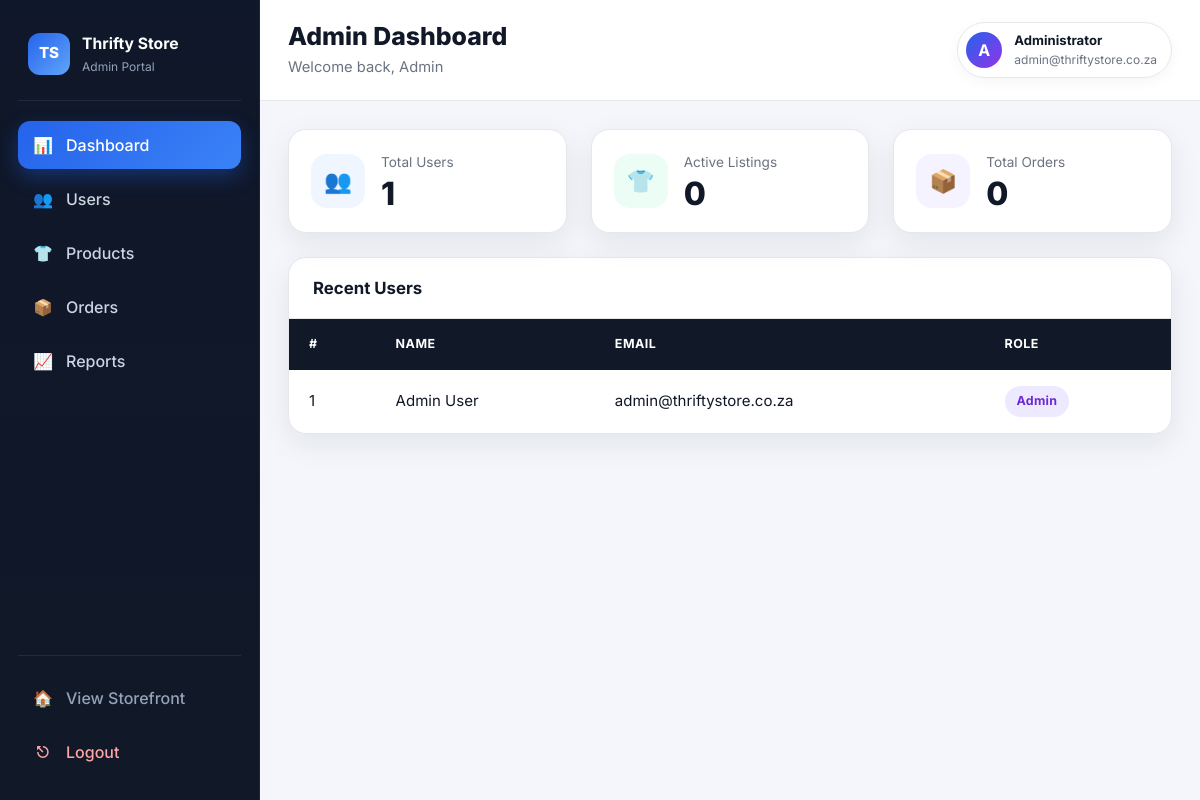
Page /admin/dashboard.php (signed in) on the committed database.
### tables this page shows
CREATE TABLE IF NOT EXISTS users (
    user_id INT AUTO_INCREMENT PRIMARY KEY,
    fullname VARCHAR(100) NOT NULL,
    email VARCHAR(100) UNIQUE NOT NULL,
    password VARCHAR(255) NOT NULL,
    role ENUM('admin','seller','buyer') DEFAULT 'buyer',
    created_at TIMESTAMP DEFAULT CURRENT_TIMESTAMP
);

### includes/paths.php (called while the page is built, shortened)
<?php
function asset_url($path)
{
    $path = str_replace('\\', '/', (string)$path);
    $path = ltrim($path, '/');
    $segments = explode('/', $path);
    $encodedPath = implode('/', array_map('rawurlencode', $segments));
    if (SITE_BASE === '') {
        return '/' . $encodedPath;
    }
    return SITE_BASE . '/' . $encodedPath;
}
function site_url($path = '')
{
    $path = str_replace('\\', '/', (string)$path);
    $path = ltrim($path, '/');
    if (SITE_BASE === '') {
        return '/' . $path;
    }
    return SITE_BASE . '/' . $path;
}

### admin/dashboard.php (the view, shortened to what this page needs)
<?php
include('../includes/config.php');
include('../includes/admin-layout.php');
$userQuery = 'SELECT COUNT(*) AS totalUsers FROM users';
$userResult = mysqli_query($conn, $userQuery);
$userData = mysqli_fetch_assoc($userResult);
$totalUsers = $userData['totalUsers'];
$productQuery = 'SELECT COUNT(*) AS totalProducts FROM products';
$productResult = mysqli_query($conn, $productQuery);
admin_header('Admin Dashboard', 'Welcome back, Admin', 'dashboard');
?>
<div class="row g-4 mb-4">
    <?php admin_stat_card('Total Users', $totalUsers, '👥', 'blue'); ?>
</div>
<section class="admin-panel">
    <div class="admin-panel-header">
        <h2>Recent Users</h2>
    </div>
    <div class="admin-panel-body">
        <div class="admin-table-wrap">
            <table class="admin-table">
                <thead>
                    <tr>
                        <th>#</th>
                        <th>Name</th>
                        <th>Email</th>
                        <th>Role</th>
                    </tr>
                </thead>
                <tbody>
                    <?php
                    $query = 'SELECT * FROM users ORDER BY user_id DESC LIMIT 5';
                    $result = mysqli_query($conn, $query);
                    while ($row = mysqli_fetch_assoc($result)) {
                        echo '<tr>';
                        echo '<td>' . (int)$row['user_id'] . '</td>';
                        echo '<td>' . htmlspecialchars($row['fullname'] ?? 'N/A') . '</td>';
                        echo '<td>' . htmlspecialchars($row['email']) . '</td>';
                        echo '<td>' . admin_role_badge($row['role']) . '</td>';
                        echo '</tr>';
                    }
                    ?>
                </tbody>
            </table>
        </div>
    </div>
</section>
<?php admin_footer(); ?>

### includes/admin-layout.php (shortened to what this page needs)
<?php
function admin_nav_items()
{
    return [
        'dashboard' => ['label' => 'Dashboard', 'icon' => '📊', 'href' => 'dashboard.php'],
        'users' => ['label' => 'Users', 'icon' => '👥', 'href' => 'users.php'],
        'products' => ['label' => 'Products', 'icon' => '👕', 'href' => 'products.php'],
        'orders' => ['label' => 'Orders', 'icon' => '📦', 'href' => 'orders.php'],
        'reports' => ['label' => 'Reports', 'icon' => '📈', 'href' => 'reports.php'],
    ];
}
function admin_header($pageTitle, $pageSubtitle = '', $activePage = 'dashboard')
{
    require_once __DIR__ . '/paths.php';
    $adminEmail = htmlspecialchars($_SESSION['admin'] ?? 'Admin');
    ?>
<!DOCTYPE html>
<html lang="en">
<head>
    <link href="https://cdn.jsdelivr.net/npm/bootstrap@5.3.3/dist/css/bootstrap.min.css" rel="stylesheet">
    <link rel="stylesheet" href="<?php echo asset_url('assets/css/admin.css'); ?>?v=<?php echo CSS_VERSION; ?>">
</head>
<body class="admin-body">
<div class="admin-shell">
    <aside class="admin-sidebar" id="adminSidebar">
        <div class="admin-brand">
            <span class="admin-brand-mark">TS</span>
            <div>
                <strong>Thrifty Store</strong>
                <small>Admin Portal</small>
            </div>
        </div>
        <nav class="admin-nav">
            <?php foreach (admin_nav_items() as $key => $item): ?>
                <a href="<?php echo $item['href']; ?>"
                   class="admin-nav-link<?php echo $activePage === $key ? ' active' : ''; ?>">
                    <span class="admin-nav-icon"><?php echo $item['icon']; ?></span>
                    <?php echo $item['label']; ?>
                </a>
            <?php endforeach; ?>
        </nav>
        <div class="admin-sidebar-footer">
            <a href="<?php echo site_url('index.php'); ?>" class="admin-nav-link admin-nav-link-muted">
                <span class="admin-nav-icon">🏠</span>
                View Storefront
            </a>
            <a href="logout.php" class="admin-nav-link admin-nav-link-danger">
                <span class="admin-nav-icon">⎋</span>
                Logout
            </a>
        </div>
    </aside>
    <div class="admin-main">
        <header class="admin-topbar">
            <div class="admin-topbar-copy">
                <h1><?php echo htmlspecialchars($pageTitle); ?></h1>
                <?php if ($pageSubtitle !== ''): ?>
                    <p><?php echo htmlspecialchars($pageSubtitle); ?></p>
                <?php endif; ?>
            </div>
            <div class="admin-user-chip">
                <span class="admin-user-avatar">A</span>
                <div>
                    <strong>Administrator</strong>
                    <small><?php echo $adminEmail; ?></small>
                </div>
            </div>
        </header>
        <main class="admin-content">
    <?php
}
function admin_footer()
{
    ?>
        </main>
    </div>
</div>
</body>
</html>
    <?php
}
function admin_role_badge($role)
{
    $role = strtolower(trim($role));
    $class = 'admin-badge-buyer';
    if ($role === 'seller') {
        $class = 'admin-badge-seller';
    } elseif ($role === 'admin') {
        $class = 'admin-badge-admin';
    }
    return '<span class="admin-badge ' . $class . '">' . htmlspecialchars(ucfirst($role)) . '</span>';
}
function admin_stat_card($label, $value, $icon, $accent = 'blue')
{
    ?>
    <div class="col-md-4 col-sm-6">
        <article class="admin-stat-card admin-stat-<?php echo htmlspecialchars($accent); ?>">
            <div class="admin-stat-icon"><?php echo $icon; ?></div>
            <div>
                <span class="admin-stat-label"><?php echo htmlspecialchars($label); ?></span>
                <strong class="admin-stat-value"><?php echo htmlspecialchars((string)$value); ?></strong>
            </div>
        </article>
    </div>
    <?php
}

### rows in the picture
users: user_id "1", fullname "Admin User", email "admin@thriftystore.co.za", role "Admin"

### other values in the picture
$item['icon'] "📊"
$item['label'] "Dashboard"
$item['icon'] "👥"
$item['label'] "Users"
$item['icon'] "👕"
$item['label'] "Products"
$item['icon'] "📦"
$item['label'] "Orders"
$item['icon'] "📈"
$item['label'] "Reports"
$pageTitle "Admin Dashboard"
$pageSubtitle "Welcome back, Admin"
$adminEmail "admin@thriftystore.co.za"
$icon "👥 👕 📦"
$label "Total Users Active Listings Total Orders"
